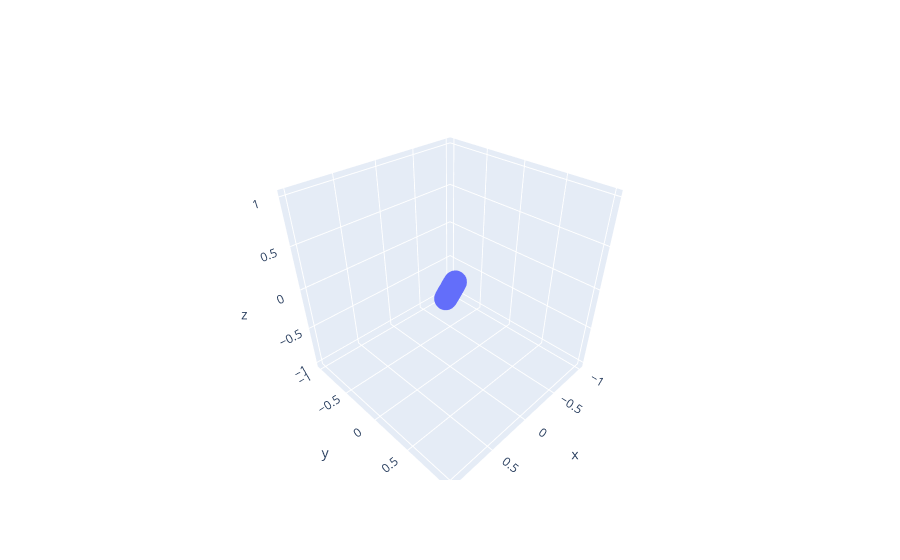

Notebook source saved alongside this figure:
### Code cell
fig = go.Figure(data=[go.Scatter3d(x=cos3d[:,0], y=cos3d[:,1],z=cos3d[:,2],
                                   mode='markers')])
fig.show()
